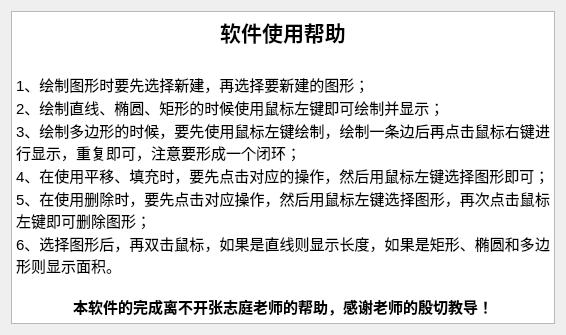
<?xml version="1.0" encoding="UTF-8"?>
<ui version="4.0">
 <class>HelpDialog</class>
 <widget class="QDialog" name="HelpDialog">
  <property name="geometry">
   <rect>
    <x>0</x>
    <y>0</y>
    <width>566</width>
    <height>335</height>
   </rect>
  </property>
  <property name="windowTitle">
   <string>绘图系统使用帮助</string>
  </property>
  <layout class="QGridLayout" name="gridLayout">
   <item row="0" column="0">
    <widget class="QTextBrowser" name="textBrowser">
     <property name="html">
      <string>&lt;!DOCTYPE HTML PUBLIC &quot;-//W3C//DTD HTML 4.0//EN&quot; &quot;http://www.w3.org/TR/REC-html40/strict.dtd&quot;&gt;
&lt;html&gt;&lt;head&gt;&lt;meta name=&quot;qrichtext&quot; content=&quot;1&quot; /&gt;&lt;meta charset=&quot;utf-8&quot; /&gt;&lt;style type=&quot;text/css&quot;&gt;
p, li { white-space: pre-wrap; }
hr { height: 1px; border-width: 0; }
li.unchecked::marker { content: &quot;\2610&quot;; }
li.checked::marker { content: &quot;\2612&quot;; }
&lt;/style&gt;&lt;/head&gt;&lt;body style=&quot; font-family:'Microsoft YaHei UI'; font-size:9pt; font-weight:400; font-style:normal;&quot;&gt;
&lt;p align=&quot;center&quot; style=&quot; margin-top:0px; margin-bottom:0px; margin-left:0px; margin-right:0px; -qt-block-indent:0; text-indent:0px;&quot;&gt;&lt;span style=&quot; font-size:16pt; font-weight:700;&quot;&gt;软件使用帮助&lt;/span&gt;&lt;/p&gt;
&lt;p align=&quot;center&quot; style=&quot;-qt-paragraph-type:empty; margin-top:0px; margin-bottom:0px; margin-left:0px; margin-right:0px; -qt-block-indent:0; text-indent:0px; font-size:16pt; font-weight:700;&quot;&gt;&lt;br /&gt;&lt;/p&gt;
&lt;p style=&quot; margin-top:0px; margin-bottom:0px; margin-left:0px; margin-right:0px; -qt-block-indent:0; text-indent:0px;&quot;&gt;&lt;span style=&quot; font-size:11pt;&quot;&gt;1、绘制图形时要先选择新建，再选择要新建的图形；&lt;/span&gt;&lt;/p&gt;
&lt;p style=&quot; margin-top:0px; margin-bottom:0px; margin-left:0px; margin-right:0px; -qt-block-indent:0; text-indent:0px;&quot;&gt;&lt;span style=&quot; font-size:11pt;&quot;&gt;2、绘制直线、椭圆、矩形的时候使用鼠标左键即可绘制并显示；&lt;/span&gt;&lt;/p&gt;
&lt;p align=&quot;justify&quot; style=&quot; margin-top:0px; margin-bottom:0px; margin-left:0px; margin-right:0px; -qt-block-indent:0; text-indent:0px;&quot;&gt;&lt;span style=&quot; font-size:11pt;&quot;&gt;3、绘制多边形的时候，要先使用鼠标左键绘制，绘制一条边后再点击鼠标右键进行显示，重复即可，注意要形成一个闭环；&lt;/span&gt;&lt;/p&gt;
&lt;p align=&quot;justify&quot; style=&quot; margin-top:0px; margin-bottom:0px; margin-left:0px; margin-right:0px; -qt-block-indent:0; text-indent:0px;&quot;&gt;&lt;span style=&quot; font-size:11pt;&quot;&gt;4、在使用平移、填充时，要先点击对应的操作，然后用鼠标左键选择图形即可；&lt;/span&gt;&lt;/p&gt;
&lt;p align=&quot;justify&quot; style=&quot; margin-top:0px; margin-bottom:0px; margin-left:0px; margin-right:0px; -qt-block-indent:0; text-indent:0px;&quot;&gt;&lt;span style=&quot; font-size:11pt;&quot;&gt;5、在使用删除时，要先点击对应操作，然后用鼠标左键选择图形，再次点击鼠标左键即可删除图形；&lt;/span&gt;&lt;/p&gt;
&lt;p align=&quot;justify&quot; style=&quot; margin-top:0px; margin-bottom:0px; margin-left:0px; margin-right:0px; -qt-block-indent:0; text-indent:0px;&quot;&gt;&lt;span style=&quot; font-size:11pt;&quot;&gt;6、选择图形后，再双击鼠标，如果是直线则显示长度，如果是矩形、椭圆和多边形则显示面积。&lt;/span&gt;&lt;/p&gt;
&lt;p align=&quot;justify&quot; style=&quot;-qt-paragraph-type:empty; margin-top:0px; margin-bottom:0px; margin-left:0px; margin-right:0px; -qt-block-indent:0; text-indent:0px; font-size:11pt;&quot;&gt;&lt;br /&gt;&lt;/p&gt;
&lt;p align=&quot;center&quot; style=&quot; margin-top:0px; margin-bottom:0px; margin-left:0px; margin-right:0px; -qt-block-indent:0; text-indent:0px;&quot;&gt;&lt;span style=&quot; font-size:11pt; font-weight:700;&quot;&gt;本软件的完成离不开张志庭老师的帮助，感谢老师的殷切教导！&lt;/span&gt;&lt;/p&gt;&lt;/body&gt;&lt;/html&gt;</string>
     </property>
    </widget>
   </item>
  </layout>
 </widget>
 <resources/>
 <connections/>
</ui>
